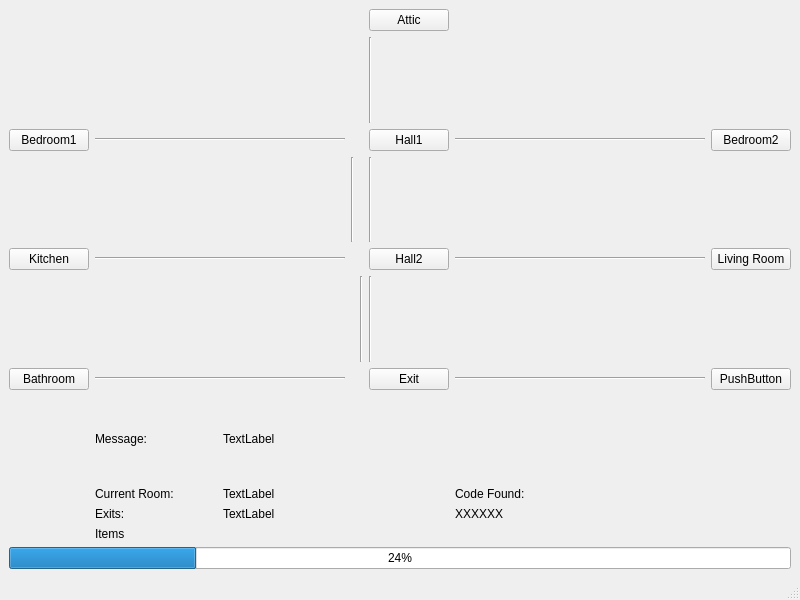
<?xml version="1.0" encoding="UTF-8"?>
<ui version="4.0">
 <class>MainWindow</class>
 <widget class="QMainWindow" name="MainWindow">
  <property name="geometry">
   <rect>
    <x>0</x>
    <y>0</y>
    <width>800</width>
    <height>600</height>
   </rect>
  </property>
  <property name="windowTitle">
   <string>MainWindow</string>
  </property>
  <widget class="QWidget" name="centralwidget">
   <layout class="QVBoxLayout" name="verticalLayout">
    <item>
     <layout class="QGridLayout" name="gridLayout_2">
      <item row="4" column="1">
       <widget class="Line" name="line_4">
        <property name="sizePolicy">
         <sizepolicy hsizetype="Expanding" vsizetype="Fixed">
          <horstretch>0</horstretch>
          <verstretch>0</verstretch>
         </sizepolicy>
        </property>
        <property name="orientation">
         <enum>Qt::Horizontal</enum>
        </property>
       </widget>
      </item>
      <item row="2" column="1">
       <widget class="Line" name="line">
        <property name="orientation">
         <enum>Qt::Horizontal</enum>
        </property>
       </widget>
      </item>
      <item row="0" column="4">
       <widget class="QPushButton" name="pushButton">
        <property name="text">
         <string>Attic</string>
        </property>
       </widget>
      </item>
      <item row="3" column="4">
       <widget class="Line" name="line_8">
        <property name="sizePolicy">
         <sizepolicy hsizetype="Fixed" vsizetype="Expanding">
          <horstretch>0</horstretch>
          <verstretch>0</verstretch>
         </sizepolicy>
        </property>
        <property name="orientation">
         <enum>Qt::Vertical</enum>
        </property>
       </widget>
      </item>
      <item row="2" column="6">
       <widget class="QPushButton" name="pushButton_5">
        <property name="text">
         <string>Bedroom2</string>
        </property>
       </widget>
      </item>
      <item row="6" column="6">
       <widget class="QPushButton" name="pushButton_10">
        <property name="text">
         <string>PushButton</string>
        </property>
       </widget>
      </item>
      <item row="4" column="0">
       <widget class="QPushButton" name="pushButton_7">
        <property name="text">
         <string>Kitchen</string>
        </property>
       </widget>
      </item>
      <item row="6" column="1">
       <widget class="Line" name="line_6">
        <property name="orientation">
         <enum>Qt::Horizontal</enum>
        </property>
       </widget>
      </item>
      <item row="6" column="5">
       <widget class="Line" name="line_7">
        <property name="orientation">
         <enum>Qt::Horizontal</enum>
        </property>
       </widget>
      </item>
      <item row="7" column="1">
       <layout class="QHBoxLayout" name="horizontalLayout_5">
        <item>
         <widget class="QLabel" name="label_2">
          <property name="text">
           <string>Message:</string>
          </property>
         </widget>
        </item>
        <item>
         <widget class="QLabel" name="label">
          <property name="text">
           <string>TextLabel</string>
          </property>
         </widget>
        </item>
       </layout>
      </item>
      <item row="4" column="4">
       <widget class="QPushButton" name="pushButton_3">
        <property name="text">
         <string>Hall2</string>
        </property>
       </widget>
      </item>
      <item row="5" column="3">
       <widget class="Line" name="line_9">
        <property name="sizePolicy">
         <sizepolicy hsizetype="Fixed" vsizetype="Expanding">
          <horstretch>0</horstretch>
          <verstretch>0</verstretch>
         </sizepolicy>
        </property>
        <property name="orientation">
         <enum>Qt::Vertical</enum>
        </property>
       </widget>
      </item>
      <item row="2" column="0">
       <widget class="QPushButton" name="pushButton_6">
        <property name="text">
         <string>Bedroom1</string>
        </property>
       </widget>
      </item>
      <item row="2" column="4">
       <widget class="QPushButton" name="pushButton_2">
        <property name="text">
         <string>Hall1</string>
        </property>
       </widget>
      </item>
      <item row="4" column="6">
       <widget class="QPushButton" name="pushButton_8">
        <property name="text">
         <string>Living Room</string>
        </property>
       </widget>
      </item>
      <item row="1" column="4">
       <widget class="Line" name="line_10">
        <property name="sizePolicy">
         <sizepolicy hsizetype="Fixed" vsizetype="Expanding">
          <horstretch>0</horstretch>
          <verstretch>0</verstretch>
         </sizepolicy>
        </property>
        <property name="orientation">
         <enum>Qt::Vertical</enum>
        </property>
       </widget>
      </item>
      <item row="5" column="4">
       <widget class="Line" name="line_11">
        <property name="orientation">
         <enum>Qt::Vertical</enum>
        </property>
       </widget>
      </item>
      <item row="2" column="5">
       <widget class="Line" name="line_2">
        <property name="orientation">
         <enum>Qt::Horizontal</enum>
        </property>
       </widget>
      </item>
      <item row="8" column="1">
       <layout class="QHBoxLayout" name="horizontalLayout_6">
        <item>
         <widget class="QLabel" name="label_4">
          <property name="text">
           <string>Current Room:</string>
          </property>
         </widget>
        </item>
        <item>
         <widget class="QLabel" name="label_3">
          <property name="text">
           <string>TextLabel</string>
          </property>
         </widget>
        </item>
       </layout>
      </item>
      <item row="9" column="1">
       <layout class="QHBoxLayout" name="horizontalLayout_7">
        <item>
         <widget class="QLabel" name="label_5">
          <property name="text">
           <string>Exits:</string>
          </property>
         </widget>
        </item>
        <item>
         <widget class="QLabel" name="label_6">
          <property name="text">
           <string>TextLabel</string>
          </property>
         </widget>
        </item>
       </layout>
      </item>
      <item row="6" column="0">
       <widget class="QPushButton" name="pushButton_9">
        <property name="text">
         <string>Bathroom</string>
        </property>
       </widget>
      </item>
      <item row="6" column="4">
       <widget class="QPushButton" name="pushButton_4">
        <property name="text">
         <string>Exit</string>
        </property>
       </widget>
      </item>
      <item row="3" column="2">
       <widget class="Line" name="line_3">
        <property name="orientation">
         <enum>Qt::Vertical</enum>
        </property>
       </widget>
      </item>
      <item row="7" column="4">
       <spacer name="verticalSpacer">
        <property name="orientation">
         <enum>Qt::Vertical</enum>
        </property>
        <property name="sizeType">
         <enum>QSizePolicy::Expanding</enum>
        </property>
        <property name="sizeHint" stdset="0">
         <size>
          <width>0</width>
          <height>0</height>
         </size>
        </property>
       </spacer>
      </item>
      <item row="4" column="5">
       <widget class="Line" name="line_5">
        <property name="sizePolicy">
         <sizepolicy hsizetype="Expanding" vsizetype="Fixed">
          <horstretch>0</horstretch>
          <verstretch>0</verstretch>
         </sizepolicy>
        </property>
        <property name="orientation">
         <enum>Qt::Horizontal</enum>
        </property>
       </widget>
      </item>
      <item row="9" column="5">
       <layout class="QHBoxLayout" name="horizontalLayout_8">
        <item>
         <widget class="QLabel" name="label_7">
          <property name="text">
           <string>XXXXXX</string>
          </property>
         </widget>
        </item>
       </layout>
      </item>
      <item row="8" column="5">
       <widget class="QLabel" name="label_8">
        <property name="text">
         <string>Code Found:</string>
        </property>
       </widget>
      </item>
      <item row="10" column="1">
       <layout class="QHBoxLayout" name="horizontalLayout_9">
        <item>
         <widget class="QLabel" name="label_11">
          <property name="text">
           <string>Items</string>
          </property>
         </widget>
        </item>
        <item>
         <layout class="QHBoxLayout" name="items_container"/>
        </item>
       </layout>
      </item>
     </layout>
    </item>
    <item>
     <layout class="QHBoxLayout" name="horizontalLayout_4"/>
    </item>
    <item>
     <layout class="QHBoxLayout" name="horizontalLayout_2">
      <item>
       <widget class="QProgressBar" name="progressBar">
        <property name="value">
         <number>24</number>
        </property>
       </widget>
      </item>
     </layout>
    </item>
   </layout>
  </widget>
  <widget class="QMenuBar" name="menubar">
   <property name="geometry">
    <rect>
     <x>0</x>
     <y>0</y>
     <width>800</width>
     <height>26</height>
    </rect>
   </property>
  </widget>
  <widget class="QStatusBar" name="statusbar"/>
 </widget>
 <resources/>
 <connections/>
</ui>
